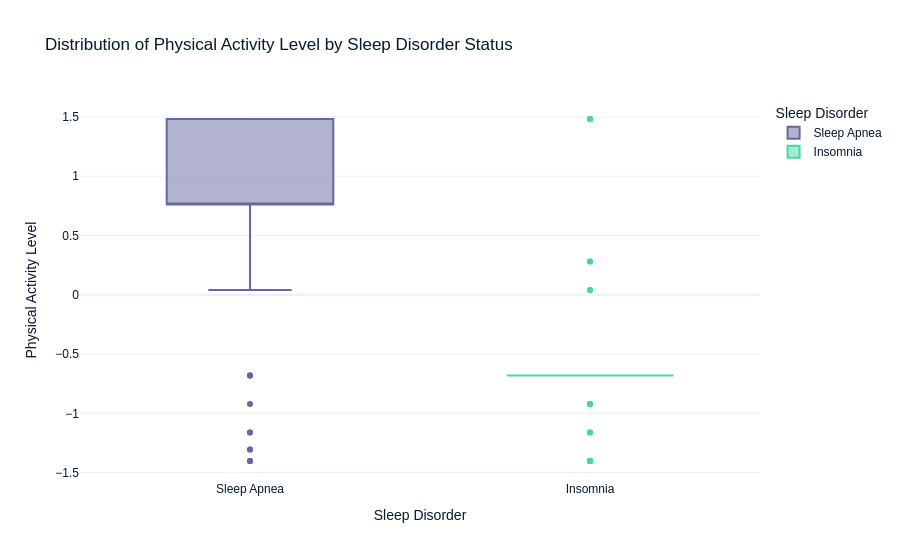

The cell this chart's notebook holds for it:
### Code cell
# Plot distribution of physical activity level by sleep disorder status
fig = px.box(model_df, x='Sleep Disorder', y='Physical Activity Level', color='Sleep Disorder',
             title='Distribution of Physical Activity Level by Sleep Disorder Status')
fig.show()

### Figure 1 — Plotly figure (JSON) as saved in the notebook; plotly's stock layout.template omitted (floating-point values rounded to 4 significant figures)
{"data": [{"alignmentgroup": "True", "hovertemplate": "Sleep Disorder=%{x}<br>Physical Activity Level=%{y}<extra></extra>", "legendgroup": "Sleep Apnea", "marker": {"color": "#6568a0"}, "name": "Sleep Apnea", "notched": false, "offsetgroup": "Sleep Apnea", "orientation": "v", "showlegend": true, "x": ["Sleep Apnea", "Sleep Apnea", "Sleep Apnea", "Sleep Apnea", "Sleep Apnea", "Sleep Apnea", "Sleep Apnea", "Sleep Apnea", "Sleep Apnea", "Sleep Apnea", "Sleep Apnea", "Sleep Apnea", "Sleep Apnea", "Sleep Apnea", "Sleep Apnea", "Sleep Apnea", "Sleep Apnea", "Sleep Apnea", "Sleep Apnea", "Sleep Apnea", "Sleep Apnea", "Sleep Apnea", "Sleep Apnea", "Sleep Apnea", "Sleep Apnea", "Sleep Apnea", "Sleep Apnea", "Sleep Apnea", "Sleep Apnea", "Sleep Apnea", "Sleep Apnea", "Sleep Apnea", "Sleep Apnea", "Sleep Apnea", "Sleep Apnea", "Sleep Apnea", "Sleep Apnea", "Sleep Apnea", "Sleep Apnea", "Sleep Apnea", "Sleep Apnea", "Sleep Apnea", "Sleep Apnea", "Sleep Apnea", "Sleep Apnea", "Sleep Apnea", "Sleep Apnea", "Sleep Apnea", "Sleep Apnea", "Sleep Apnea", "Sleep Apnea", "Sleep Apnea", "Sleep Apnea", "Sleep Apnea", "Sleep Apnea", "Sleep Apnea", "Sleep Apnea", "Sleep Apnea", "Sleep Apnea", "Sleep Apnea", "Sleep Apnea", "Sleep Apnea", "Sleep Apnea", "Sleep Apnea", "Sleep Apnea", "Sleep Apnea", "Sleep Apnea", "Sleep Apnea", "Sleep Apnea", "Sleep Apnea", "Sleep Apnea", "Sleep Apnea", "Sleep Apnea", "Sleep Apnea", "Sleep Apnea", "Sleep Apnea", "Sleep Apnea", "Sleep Apnea"], "x0": " ", "xaxis": "x", "y": [-1.402, -1.402, -0.9216, -1.402, -1.162, 0.7609, -1.306, -1.306, 0.03984, -1.162, 0.03984, 0.03984, 0.03984, -0.6812, -0.6812, 1.482, -0.6812, 1.482, 1.482, 1.482, 1.482, 1.482, 1.482, 1.482, 1.482, 1.482, 1.242, 1.242, 1.482, 1.482, 1.482, 1.482, 1.482, 1.482, 1.482, 1.482, 1.482, 1.482, 1.482, 1.482, 1.482, 1.482, 1.482, 1.482, 1.482, 1.482, 1.482, 1.482, 0.7609, 0.7609, 0.7609, 0.7609, 0.7609, 0.7609, 0.7609, 0.7609, 0.7609, 0.7609, 0.7609, 0.7609, 0.7609, 0.7609, 0.7609, 0.7609, 0.7609, 0.7609, 0.7609, 0.7609, 0.7609, 0.7609, 0.7609, 0.7609, 0.7609, 0.7609, 0.7609, 0.7609, 0.7609, 0.7609], "y0": " ", "yaxis": "y", "type": "box"}, {"alignmentgroup": "True", "hovertemplate": "Sleep Disorder=%{x}<br>Physical Activity Level=%{y}<extra></extra>", "legendgroup": "Insomnia", "marker": {"color": "#43d7a4"}, "name": "Insomnia", "notched": false, "offsetgroup": "Insomnia", "orientation": "v", "showlegend": true, "x": ["Insomnia", "Insomnia", "Insomnia", "Insomnia", "Insomnia", "Insomnia", "Insomnia", "Insomnia", "Insomnia", "Insomnia", "Insomnia", "Insomnia", "Insomnia", "Insomnia", "Insomnia", "Insomnia", "Insomnia", "Insomnia", "Insomnia", "Insomnia", "Insomnia", "Insomnia", "Insomnia", "Insomnia", "Insomnia", "Insomnia", "Insomnia", "Insomnia", "Insomnia", "Insomnia", "Insomnia", "Insomnia", "Insomnia", "Insomnia", "Insomnia", "Insomnia", "Insomnia", "Insomnia", "Insomnia", "Insomnia", "Insomnia", "Insomnia", "Insomnia", "Insomnia", "Insomnia", "Insomnia", "Insomnia", "Insomnia", "Insomnia", "Insomnia", "Insomnia", "Insomnia", "Insomnia", "Insomnia", "Insomnia", "Insomnia", "Insomnia", "Insomnia", "Insomnia", "Insomnia", "Insomnia", "Insomnia", "Insomnia", "Insomnia", "Insomnia", "Insomnia", "Insomnia", "Insomnia", "Insomnia", "Insomnia", "Insomnia", "Insomnia", "Insomnia", "Insomnia", "Insomnia", "Insomnia", "Insomnia"], "x0": " ", "xaxis": "x", "y": [-1.402, -0.9216, -0.9216, -1.162, -1.402, 0.03984, -1.162, 0.03984, -0.9216, 1.482, -0.6812, -0.6812, -0.6812, -0.6812, -0.6812, -0.6812, -0.6812, -0.6812, -0.6812, -0.6812, -0.6812, -0.6812, -0.6812, -0.6812, -0.6812, -0.6812, 1.482, 1.482, -0.6812, -0.6812, -0.6812, -0.6812, -0.6812, -0.6812, -0.6812, -0.6812, -0.6812, -0.6812, -0.6812, -0.6812, -0.6812, -0.6812, -0.6812, -0.6812, -0.6812, -0.6812, -0.6812, -0.6812, -0.6812, -0.6812, -0.6812, -0.6812, -0.6812, -0.6812, -0.6812, -0.6812, -1.402, -1.402, -0.6812, -0.6812, -0.6812, -0.6812, -0.6812, -0.6812, -0.6812, -0.6812, -0.6812, 0.2802, 0.2802, 1.482, -0.6812, -0.6812, -0.6812, -0.6812, -0.6812, -0.6812, -1.402], "y0": " ", "yaxis": "y", "type": "box"}], "layout": {"xaxis": {"anchor": "y", "domain": [0, 1], "title": {"text": "Sleep Disorder"}, "categoryorder": "array", "categoryarray": ["Sleep Apnea", "Insomnia"]}, "yaxis": {"anchor": "x", "domain": [0, 1], "title": {"text": "Physical Activity Level"}}, "legend": {"title": {"text": "Sleep Disorder"}, "tracegroupgap": 0}, "title": {"text": "Distribution of Physical Activity Level by Sleep Disorder Status"}, "boxmode": "overlay"}}
